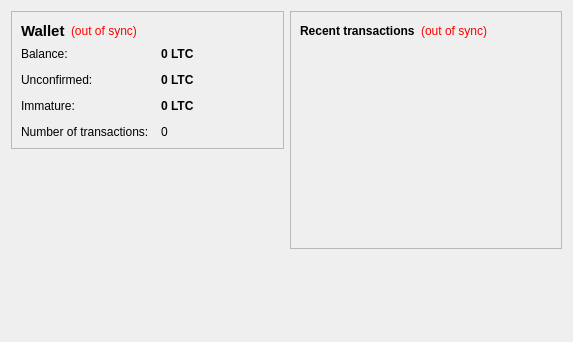
<?xml version="1.0" encoding="UTF-8"?>
<ui version="4.0">
 <class>OverviewPage</class>
 <widget class="QWidget" name="OverviewPage">
  <property name="geometry">
   <rect>
    <x>0</x>
    <y>0</y>
    <width>573</width>
    <height>342</height>
   </rect>
  </property>
  <property name="windowTitle">
   <string>Form</string>
  </property>
  <layout class="QHBoxLayout" name="horizontalLayout" stretch="1,1">
   <item>
    <layout class="QVBoxLayout" name="verticalLayout_2">
     <item>
      <widget class="QFrame" name="frame">
       <property name="frameShape">
        <enum>QFrame::StyledPanel</enum>
       </property>
       <property name="frameShadow">
        <enum>QFrame::Raised</enum>
       </property>
       <layout class="QVBoxLayout" name="verticalLayout_4">
        <item>
         <layout class="QHBoxLayout" name="horizontalLayout_4">
          <item>
           <widget class="QLabel" name="label_5">
            <property name="font">
             <font>
              <pointsize>11</pointsize>
              <weight>75</weight>
              <bold>true</bold>
             </font>
            </property>
            <property name="text">
             <string>Wallet</string>
            </property>
           </widget>
          </item>
          <item>
           <widget class="QLabel" name="labelWalletStatus">
            <property name="toolTip">
             <string>The displayed information may be out of date. Your wallet automatically synchronizes with the Scicoin network after a connection is established, but this process has not completed yet.</string>
            </property>
            <property name="styleSheet">
             <string notr="true">QLabel { color: red; }</string>
            </property>
            <property name="text">
             <string notr="true">(out of sync)</string>
            </property>
            <property name="alignment">
             <set>Qt::AlignLeading|Qt::AlignLeft|Qt::AlignVCenter</set>
            </property>
           </widget>
          </item>
          <item>
           <spacer name="horizontalSpacer_2">
            <property name="orientation">
             <enum>Qt::Horizontal</enum>
            </property>
            <property name="sizeHint" stdset="0">
             <size>
              <width>40</width>
              <height>20</height>
             </size>
            </property>
           </spacer>
          </item>
         </layout>
        </item>
        <item>
         <layout class="QFormLayout" name="formLayout_2">
          <property name="fieldGrowthPolicy">
           <enum>QFormLayout::AllNonFixedFieldsGrow</enum>
          </property>
          <property name="horizontalSpacing">
           <number>12</number>
          </property>
          <property name="verticalSpacing">
           <number>12</number>
          </property>
          <item row="0" column="0">
           <widget class="QLabel" name="label">
            <property name="text">
             <string>Balance:</string>
            </property>
           </widget>
          </item>
          <item row="0" column="1">
           <widget class="QLabel" name="labelBalance">
            <property name="font">
             <font>
              <weight>75</weight>
              <bold>true</bold>
             </font>
            </property>
            <property name="cursor">
             <cursorShape>IBeamCursor</cursorShape>
            </property>
            <property name="toolTip">
             <string>Your current balance</string>
            </property>
            <property name="text">
             <string notr="true">0 LTC</string>
            </property>
            <property name="textInteractionFlags">
             <set>Qt::LinksAccessibleByMouse|Qt::TextSelectableByKeyboard|Qt::TextSelectableByMouse</set>
            </property>
           </widget>
          </item>
          <item row="1" column="0">
           <widget class="QLabel" name="label_3">
            <property name="text">
             <string>Unconfirmed:</string>
            </property>
           </widget>
          </item>
          <item row="1" column="1">
           <widget class="QLabel" name="labelUnconfirmed">
            <property name="font">
             <font>
              <weight>75</weight>
              <bold>true</bold>
             </font>
            </property>
            <property name="cursor">
             <cursorShape>IBeamCursor</cursorShape>
            </property>
            <property name="toolTip">
             <string>Total of transactions that have yet to be confirmed, and do not yet count toward the current balance</string>
            </property>
            <property name="text">
             <string notr="true">0 LTC</string>
            </property>
            <property name="textInteractionFlags">
             <set>Qt::LinksAccessibleByMouse|Qt::TextSelectableByKeyboard|Qt::TextSelectableByMouse</set>
            </property>
           </widget>
          </item>
          <item row="3" column="0">
           <widget class="QLabel" name="label_2">
            <property name="text">
             <string>Number of transactions:</string>
            </property>
           </widget>
          </item>
          <item row="3" column="1">
           <widget class="QLabel" name="labelNumTransactions">
            <property name="toolTip">
             <string>Total number of transactions in wallet</string>
            </property>
            <property name="text">
             <string notr="true">0</string>
            </property>
           </widget>
          </item>
          <item row="2" column="0">
           <widget class="QLabel" name="labelImmatureText">
            <property name="text">
             <string>Immature:</string>
            </property>
           </widget>
          </item>
          <item row="2" column="1">
           <widget class="QLabel" name="labelImmature">
            <property name="font">
             <font>
              <weight>75</weight>
              <bold>true</bold>
             </font>
            </property>
            <property name="toolTip">
             <string>Mined balance that has not yet matured</string>
            </property>
            <property name="text">
             <string notr="true">0 LTC</string>
            </property>
            <property name="textInteractionFlags">
             <set>Qt::LinksAccessibleByMouse|Qt::TextSelectableByKeyboard|Qt::TextSelectableByMouse</set>
            </property>
           </widget>
          </item>
         </layout>
        </item>
       </layout>
      </widget>
     </item>
     <item>
      <spacer name="verticalSpacer">
       <property name="orientation">
        <enum>Qt::Vertical</enum>
       </property>
       <property name="sizeHint" stdset="0">
        <size>
         <width>20</width>
         <height>40</height>
        </size>
       </property>
      </spacer>
     </item>
    </layout>
   </item>
   <item>
    <layout class="QVBoxLayout" name="verticalLayout_3">
     <item>
      <widget class="QFrame" name="frame_2">
       <property name="frameShape">
        <enum>QFrame::StyledPanel</enum>
       </property>
       <property name="frameShadow">
        <enum>QFrame::Raised</enum>
       </property>
       <layout class="QVBoxLayout" name="verticalLayout">
        <item>
         <layout class="QHBoxLayout" name="horizontalLayout_2">
          <item>
           <widget class="QLabel" name="label_4">
            <property name="text">
             <string>&lt;b&gt;Recent transactions&lt;/b&gt;</string>
            </property>
           </widget>
          </item>
          <item>
           <widget class="QLabel" name="labelTransactionsStatus">
            <property name="toolTip">
             <string>The displayed information may be out of date. Your wallet automatically synchronizes with the Scicoin network after a connection is established, but this process has not completed yet.</string>
            </property>
            <property name="styleSheet">
             <string notr="true">QLabel { color: red; }</string>
            </property>
            <property name="text">
             <string notr="true">(out of sync)</string>
            </property>
            <property name="alignment">
             <set>Qt::AlignRight|Qt::AlignTrailing|Qt::AlignVCenter</set>
            </property>
           </widget>
          </item>
          <item>
           <spacer name="horizontalSpacer">
            <property name="orientation">
             <enum>Qt::Horizontal</enum>
            </property>
            <property name="sizeHint" stdset="0">
             <size>
              <width>40</width>
              <height>20</height>
             </size>
            </property>
           </spacer>
          </item>
         </layout>
        </item>
        <item>
         <widget class="QListView" name="listTransactions">
          <property name="styleSheet">
           <string notr="true">QListView { background: transparent; }</string>
          </property>
          <property name="frameShape">
           <enum>QFrame::NoFrame</enum>
          </property>
          <property name="verticalScrollBarPolicy">
           <enum>Qt::ScrollBarAlwaysOff</enum>
          </property>
          <property name="horizontalScrollBarPolicy">
           <enum>Qt::ScrollBarAlwaysOff</enum>
          </property>
          <property name="selectionMode">
           <enum>QAbstractItemView::NoSelection</enum>
          </property>
         </widget>
        </item>
       </layout>
      </widget>
     </item>
     <item>
      <spacer name="verticalSpacer_2">
       <property name="orientation">
        <enum>Qt::Vertical</enum>
       </property>
       <property name="sizeHint" stdset="0">
        <size>
         <width>20</width>
         <height>40</height>
        </size>
       </property>
      </spacer>
     </item>
    </layout>
   </item>
  </layout>
 </widget>
 <resources/>
 <connections/>
</ui>
